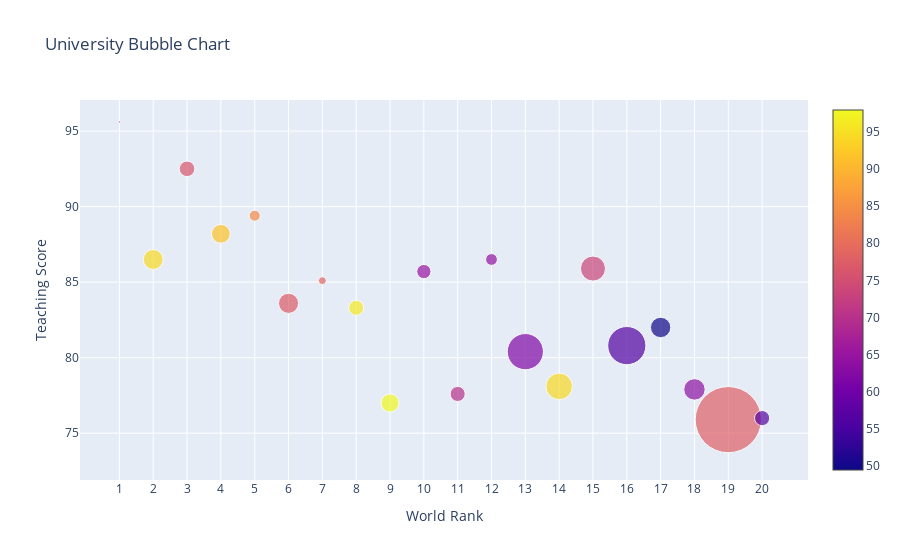

Notebook code for this chart:
### Code cell
# data preparation
df2016 = timesData[timesData.year == 2016].iloc[:20,:]
num_students_size = [float(each.replace(',', '.')) for each in df2016.num_students]
international_color = [float(each) for each in df2016.international]

# Trace
trace = {
    'y': df2016.teaching,
    'x': df2016.world_rank,
    'mode': 'markers',
    'marker': {
        'color': international_color,
        'size': num_students_size,
        'showscale': True
    },
    'text': df2016.university_name    
}

data = [trace]

# Layout
layout = {
    'title': 'University Bubble Chart',
    'xaxis': {'title': 'World Rank'},
    'yaxis': {'title': 'Teaching Score'}
}

# Figure
fig = dict(data=data, layout=layout)
iplot(fig)

### Figure 1 — Plotly figure (JSON) as saved in the notebook; plotly's stock layout.template omitted (floating-point values rounded to 4 significant figures)
{"data": [{"marker": {"color": [64.0, 94.4, 76.3, 91.5, 84.0, 77.2, 78.5, 96.0, 97.9, 65.0, 70.0, 64.3, 61.9, 94.4, 73.5, 56.4, 49.5, 63.9, 77.8, 56.5], "showscale": true, "size": [2.243, 19.92, 15.6, 18.81, 11.07, 20.15, 7.929, 15.06, 18.18, 14.22, 15.13, 11.75, 36.19, 26.61, 25.05, 38.21, 20.38, 21.42, 66.2, 15.17]}, "mode": "markers", "text": ["California Institute of Technology", "University of Oxford", "Stanford University", "University of Cambridge", "Massachusetts Institute of Technology", "Harvard University", "Princeton University", "Imperial College London", "ETH Zurich – Swiss Federal Institute of Technology Zurich", "University of Chicago", "Johns Hopkins University", "Yale University", "University of California, Berkeley", "University College London", "Columbia University", "University of California, Los Angeles", "University of Pennsylvania", "Cornell University", "University of Toronto", "Duke University"], "type": "scatter", "x": ["1", "2", "3", "4", "5", "6", "7", "8", "9", "10", "11", "12", "13", "14", "15", "16", "17", "18", "19", "20"], "y": [95.6, 86.5, 92.5, 88.2, 89.4, 83.6, 85.1, 83.3, 77.0, 85.7, 77.6, 86.5, 80.4, 78.1, 85.9, 80.8, 82.0, 77.9, 75.9, 76.0]}], "layout": {"title": {"text": "University Bubble Chart"}, "xaxis": {"title": {"text": "World Rank"}}, "yaxis": {"title": {"text": "Teaching Score"}}}}
